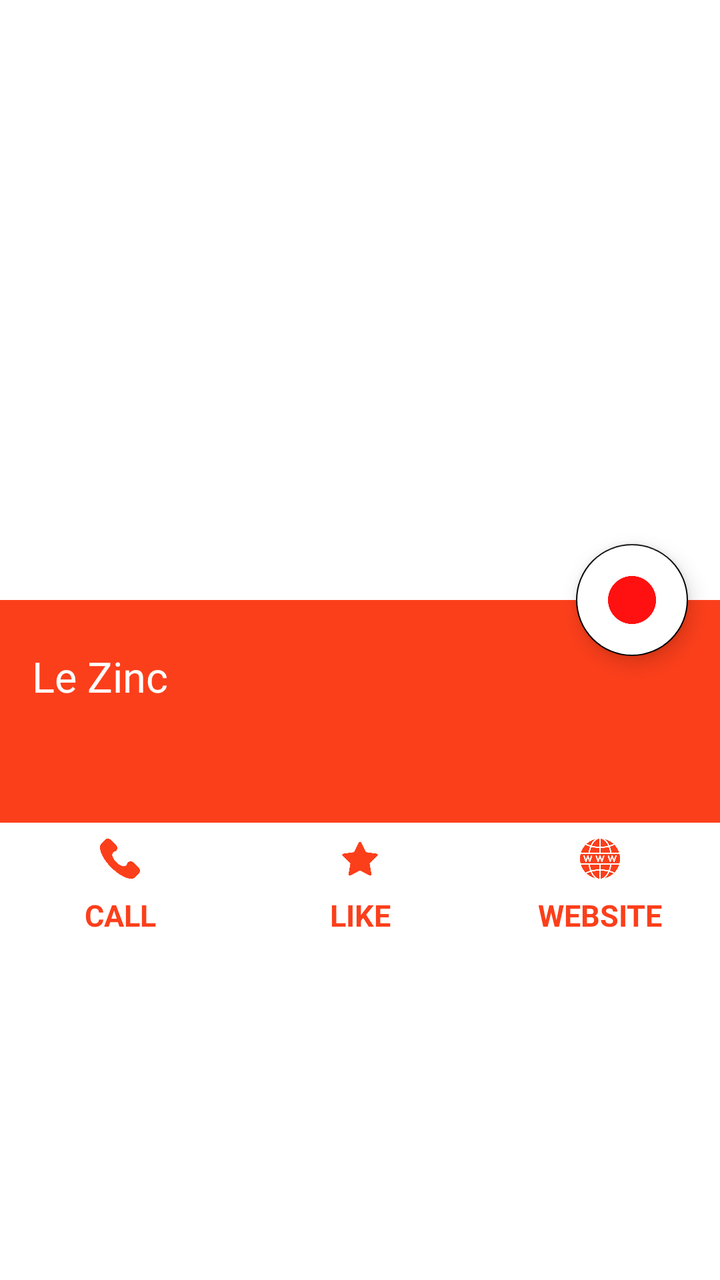
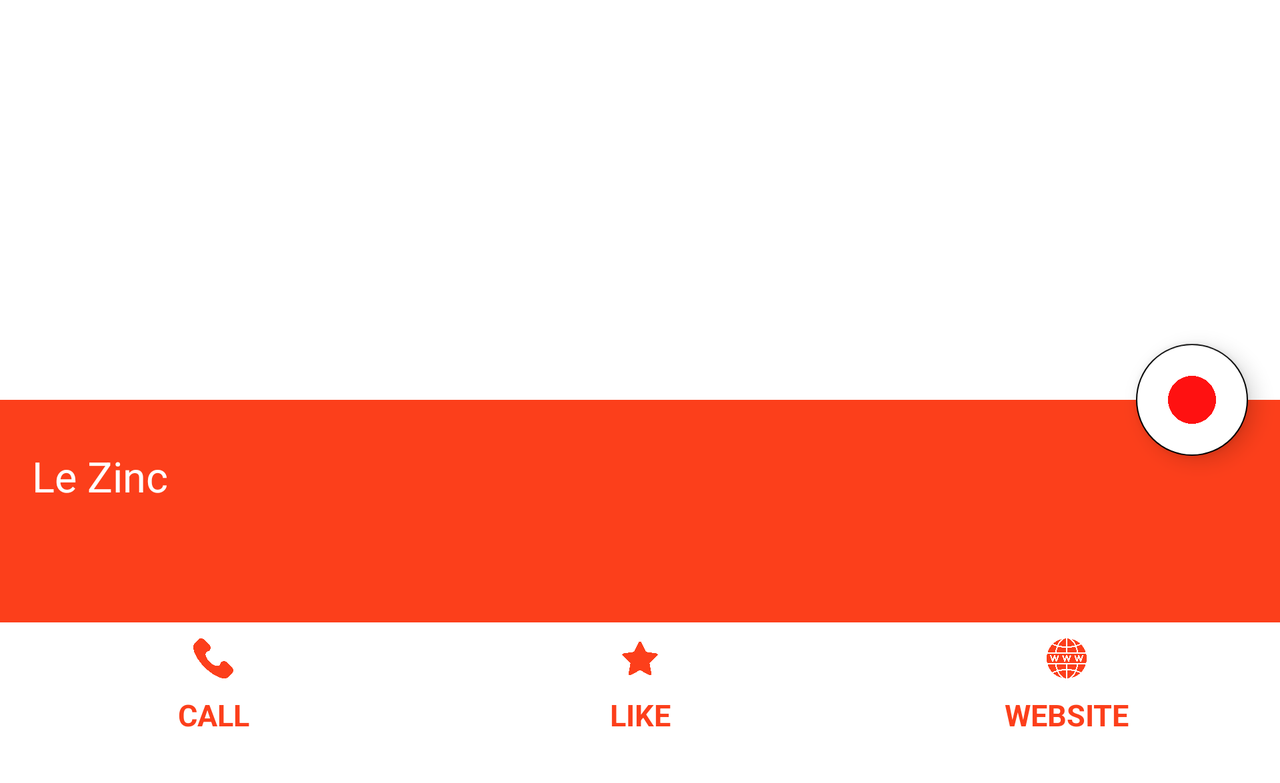

Compare how this app lays out the same screen by default and in its alternative resource folder. The renders come first, then the two layout files and the values they reference.
<!-- AndroidManifest.xml: application theme Theme.OC_Project7 -->
<!-- res/layout/activity_restaurant_details.xml -->
<?xml version="1.0" encoding="utf-8"?>
<androidx.constraintlayout.widget.ConstraintLayout xmlns:android="http://schemas.android.com/apk/res/android"
    xmlns:app="http://schemas.android.com/apk/res-auto"
    xmlns:tools="http://schemas.android.com/tools"
    android:layout_width="match_parent"
    android:layout_height="match_parent"
    tools:context=".ui.restaurants.details.RestaurantDetailsActivity">

    <androidx.appcompat.widget.AppCompatImageView
        android:id="@+id/restaurant_image"
        android:layout_width="match_parent"
        android:layout_height="300dp"
        android:maxHeight="300dp"
        android:scaleType="centerCrop"
        android:src="@drawable/ic_restaurant"
        app:layout_constraintTop_toTopOf="parent" />

    <com.google.android.material.floatingactionbutton.FloatingActionButton
        android:id="@+id/chosen_button"
        android:layout_width="wrap_content"
        android:layout_height="wrap_content"
        android:layout_marginEnd="16dp"
        android:backgroundTint="#fff"
        android:contentDescription="@string/app_name"
        android:src="@drawable/ic_to_select"
        android:tintMode="@color/lightGrey"
        app:layout_constraintBottom_toBottomOf="@+id/restaurant_image"
        app:layout_constraintEnd_toEndOf="parent"
        app:layout_constraintTop_toBottomOf="@+id/restaurant_image"
        app:tint="@color/lightGrey" />

    <androidx.constraintlayout.widget.ConstraintLayout
        android:id="@+id/banner_layout"
        android:layout_width="match_parent"
        android:layout_height="wrap_content"
        android:background="#fc3f1b"
        app:layout_constraintTop_toBottomOf="@+id/restaurant_image">

        <androidx.appcompat.widget.AppCompatTextView
            android:id="@+id/restaurant_name"
            android:layout_width="0dp"
            android:layout_height="wrap_content"
            android:layout_marginStart="16dp"
            android:layout_marginTop="24dp"
            android:textColor="@color/white"
            android:textSize="21sp"
            app:layout_constraintStart_toStartOf="parent"
            app:layout_constraintTop_toTopOf="parent"
            tools:text="Le Zinc" />

        <androidx.appcompat.widget.AppCompatImageView
            android:id="@+id/restaurant_rating_1"
            android:layout_width="20dp"
            android:layout_height="20dp"
            android:layout_marginStart="8dp"
            android:visibility="invisible"
            app:layout_constraintBottom_toBottomOf="@+id/restaurant_name"
            app:layout_constraintStart_toEndOf="@+id/restaurant_name"
            app:srcCompat="@drawable/ic_star" />

        <androidx.appcompat.widget.AppCompatImageView
            android:id="@+id/restaurant_rating_2"
            android:layout_width="20dp"
            android:layout_height="20dp"
            android:layout_marginStart="4dp"
            android:visibility="invisible"
            app:layout_constraintBottom_toBottomOf="@+id/restaurant_name"
            app:layout_constraintStart_toEndOf="@+id/restaurant_rating_1"
            app:srcCompat="@drawable/ic_star" />

        <androidx.appcompat.widget.AppCompatImageView
            android:id="@+id/restaurant_rating_3"
            android:layout_width="20dp"
            android:layout_height="20dp"
            android:layout_marginStart="4dp"
            android:visibility="invisible"
            app:layout_constraintBottom_toBottomOf="@+id/restaurant_name"
            app:layout_constraintStart_toEndOf="@+id/restaurant_rating_2"
            app:srcCompat="@drawable/ic_star" />

        <androidx.appcompat.widget.AppCompatTextView
            android:id="@+id/restaurant_address"
            android:layout_width="0dp"
            android:layout_height="wrap_content"
            android:layout_marginTop="8dp"
            android:layout_marginEnd="8dp"
            android:layout_marginBottom="32dp"
            android:textColor="@color/white"
            android:textSize="14sp"
            app:layout_constraintBottom_toBottomOf="parent"
            app:layout_constraintEnd_toEndOf="parent"
            app:layout_constraintStart_toStartOf="@+id/restaurant_name"
            app:layout_constraintTop_toBottomOf="@+id/restaurant_name" />

    </androidx.constraintlayout.widget.ConstraintLayout>

    <androidx.constraintlayout.widget.ConstraintLayout
        android:id="@+id/call_layout"
        android:layout_width="0dp"
        android:layout_height="wrap_content"
        android:background="@drawable/item_background_selector"
        app:layout_constraintEnd_toStartOf="@+id/like_layout"
        app:layout_constraintStart_toStartOf="parent"
        app:layout_constraintTop_toBottomOf="@+id/banner_layout">

        <androidx.appcompat.widget.AppCompatImageView
            android:id="@+id/call_icon"
            android:layout_width="20dp"
            android:layout_height="20dp"
            android:layout_marginTop="8dp"
            android:clickable="true"
            android:focusable="true"
            app:layout_constraintEnd_toEndOf="parent"
            app:layout_constraintStart_toStartOf="parent"
            app:layout_constraintTop_toTopOf="parent"
            app:srcCompat="@drawable/ic_phone_call" />

        <androidx.appcompat.widget.AppCompatTextView
            android:id="@+id/call_title"
            android:layout_width="0dp"
            android:layout_height="wrap_content"
            android:layout_marginTop="8dp"
            android:layout_marginBottom="8dp"
            android:gravity="center"
            android:text="@string/call"
            android:textAlignment="center"
            android:textColor="@color/orangeSecondary"
            android:textSize="15sp"
            android:textStyle="bold"
            app:layout_constraintBottom_toBottomOf="parent"
            app:layout_constraintEnd_toEndOf="parent"
            app:layout_constraintStart_toStartOf="parent"
            app:layout_constraintTop_toBottomOf="@+id/call_icon" />
    </androidx.constraintlayout.widget.ConstraintLayout>

    <androidx.constraintlayout.widget.ConstraintLayout
        android:id="@+id/like_layout"
        android:layout_width="0dp"
        android:layout_height="wrap_content"
        android:background="@drawable/item_background_selector"
        android:clickable="true"
        android:focusable="true"
        app:layout_constraintEnd_toStartOf="@+id/website_layout"
        app:layout_constraintStart_toEndOf="@+id/call_layout"
        app:layout_constraintTop_toBottomOf="@+id/banner_layout">

        <androidx.appcompat.widget.AppCompatImageView
            android:id="@+id/like_icon"
            android:layout_width="20dp"
            android:layout_height="20dp"
            android:layout_marginTop="8dp"
            app:layout_constraintEnd_toEndOf="parent"
            app:layout_constraintStart_toStartOf="parent"
            app:layout_constraintTop_toTopOf="parent"
            app:srcCompat="@drawable/ic_like" />

        <androidx.appcompat.widget.AppCompatTextView
            android:id="@+id/like_title"
            android:layout_width="0dp"
            android:layout_height="wrap_content"
            android:layout_marginTop="8dp"
            android:layout_marginBottom="8dp"
            android:gravity="center"
            android:text="@string/like"
            android:textAlignment="center"
            android:textColor="@color/orangeSecondary"
            android:textSize="15sp"
            android:textStyle="bold"
            app:layout_constraintBottom_toBottomOf="parent"
            app:layout_constraintEnd_toEndOf="parent"
            app:layout_constraintStart_toStartOf="parent"
            app:layout_constraintTop_toBottomOf="@+id/like_icon" />

    </androidx.constraintlayout.widget.ConstraintLayout>

    <androidx.constraintlayout.widget.ConstraintLayout
        android:id="@+id/website_layout"
        android:layout_width="0dp"
        android:layout_height="wrap_content"
        android:background="@drawable/item_background_selector"
        android:clickable="true"
        android:focusable="true"
        app:layout_constraintEnd_toEndOf="parent"
        app:layout_constraintStart_toEndOf="@+id/like_layout"
        app:layout_constraintTop_toBottomOf="@+id/banner_layout">

        <androidx.appcompat.widget.AppCompatImageView
            android:id="@+id/website_icon"
            android:layout_width="20dp"
            android:layout_height="20dp"
            android:layout_marginTop="8dp"
            app:layout_constraintEnd_toEndOf="parent"
            app:layout_constraintStart_toStartOf="parent"
            app:layout_constraintTop_toTopOf="parent"
            app:srcCompat="@drawable/ic_website" />

        <androidx.appcompat.widget.AppCompatTextView
            android:id="@+id/website_title"
            android:layout_width="0dp"
            android:layout_height="wrap_content"
            android:layout_marginTop="8dp"
            android:layout_marginBottom="8dp"
            android:gravity="center"
            android:text="@string/website"
            android:textAlignment="center"
            android:textColor="@color/orangeSecondary"
            android:textSize="15sp"
            android:textStyle="bold"
            app:layout_constraintBottom_toBottomOf="parent"
            app:layout_constraintEnd_toEndOf="parent"
            app:layout_constraintStart_toStartOf="parent"
            app:layout_constraintTop_toBottomOf="@+id/website_icon" />

    </androidx.constraintlayout.widget.ConstraintLayout>

    <androidx.recyclerview.widget.RecyclerView
        android:id="@+id/workmates_recycler_view"
        android:layout_width="match_parent"
        android:layout_height="0dp"
        android:layout_marginTop="16dp"
        app:layout_constraintBottom_toBottomOf="parent"
        app:layout_constraintTop_toBottomOf="@+id/call_layout"
        tools:listitem="@layout/item_workmate" />

</androidx.constraintlayout.widget.ConstraintLayout>
<!-- resources referenced by this layout -->
<resources>
  <color name="lightGrey">#b4b4b4</color>
  <color name="orangeSecondary">#fc3f1b</color>
  <color name="white">#FFFFFFFF</color>
  <!-- drawable ic_like (drawable) -->
  <vector android:height="25dp" android:viewportHeight="32"
      android:viewportWidth="32" android:width="25dp" xmlns:android="http://schemas.android.com/apk/res/android">
      <path android:fillColor="@color/orangeSecondary" android:pathData="m29.911,13.75 l-6.229,6.072 1.471,8.576c0.064,0.375 -0.09,0.754 -0.398,0.978 -0.174,0.127 -0.381,0.191 -0.588,0.191 -0.159,0 -0.319,-0.038 -0.465,-0.115l-7.702,-4.049 -7.701,4.048c-0.336,0.178 -0.745,0.149 -1.053,-0.076 -0.308,-0.224 -0.462,-0.603 -0.398,-0.978l1.471,-8.576 -6.23,-6.071c-0.272,-0.266 -0.371,-0.664 -0.253,-1.025s0.431,-0.626 0.808,-0.681l8.609,-1.25 3.85,-7.802c0.337,-0.683 1.457,-0.683 1.794,0l3.85,7.802 8.609,1.25c0.377,0.055 0.69,0.319 0.808,0.681s0.019,0.758 -0.253,1.025z"/>
  </vector>
  <!-- drawable ic_phone_call (drawable) -->
  <vector android:height="25dp" android:viewportHeight="513.64"
      android:viewportWidth="513.64" android:width="25dp" xmlns:android="http://schemas.android.com/apk/res/android">
      <path android:fillColor="@color/orangeSecondary" android:pathData="M499.66,376.96l-71.68,-71.68c-25.6,-25.6 -69.12,-15.359 -79.36,17.92c-7.68,23.041 -33.28,35.841 -56.32,30.72c-51.2,-12.8 -120.32,-79.36 -133.12,-133.12c-7.68,-23.041 7.68,-48.641 30.72,-56.32c33.28,-10.24 43.52,-53.76 17.92,-79.36l-71.68,-71.68c-20.48,-17.92 -51.2,-17.92 -69.12,0l-48.64,48.64c-48.64,51.2 5.12,186.88 125.44,307.2c120.32,120.32 256,176.641 307.2,125.44l48.64,-48.64C517.581,425.6 517.581,394.88 499.66,376.96z"/>
  </vector>
  <!-- drawable ic_to_select (drawable) -->
  <vector android:height="25dp" android:viewportHeight="512"
      android:viewportWidth="512" android:width="25dp" xmlns:android="http://schemas.android.com/apk/res/android">
      <path android:fillColor="#f11" android:fillType="evenOdd" android:pathData="m256,0c-141.2,0 -256,114.8 -256,256s114.8,256 256,256 256,-114.8 256,-256 -114.8,-256 -256,-256z"/>
  </vector>
  <string name="app_name">Go4Lunch</string>
  <string name="call">CALL</string>
  <string name="like">LIKE</string>
  <string name="website">WEBSITE</string>
  <style name="Theme.OC_Project7" parent="Theme.MaterialComponents.DayNight.NoActionBar">
          
          <item name="colorPrimary">@color/orange</item>
          <item name="colorPrimaryVariant">@color/orangeDark</item>
          <item name="colorOnPrimary">@color/white</item>
          
          <item name="colorSecondary">@color/black</item>
          <item name="colorSecondaryVariant">@color/black</item>
          <item name="colorOnSecondary">@color/black</item>
          <item name="android:textColorSecondary">@color/white</item>
          
          <item name="android:statusBarColor">?attr/colorPrimaryVariant</item>
          
      </style>
  <color name="orange">#ff5722</color>
  <color name="orangeDark">#c41c00</color>
  <color name="black">#FF000000</color>
  <!-- some entries are left out for length -->
</resources>
<!-- res/layout-land/activity_restaurant_details.xml (the repository's variant of the layout above) -->
<!-- drawn on the phone turned sideways -->
<?xml version="1.0" encoding="utf-8"?>
<ScrollView xmlns:android="http://schemas.android.com/apk/res/android"
    xmlns:app="http://schemas.android.com/apk/res-auto"
    xmlns:tools="http://schemas.android.com/tools"
    android:layout_width="match_parent"
    android:layout_height="match_parent">

    <androidx.constraintlayout.widget.ConstraintLayout
        android:layout_width="match_parent"
        android:layout_height="wrap_content"
        tools:context=".ui.restaurants.details.RestaurantDetailsActivity">

        <androidx.appcompat.widget.AppCompatImageView
            android:id="@+id/restaurant_image"
            android:layout_width="match_parent"
            android:layout_height="200dp"
            android:maxHeight="200dp"
            android:scaleType="centerCrop"
            android:src="@drawable/ic_restaurant"
            app:layout_constraintTop_toTopOf="parent" />

        <com.google.android.material.floatingactionbutton.FloatingActionButton
            android:id="@+id/chosen_button"
            android:layout_width="wrap_content"
            android:layout_height="wrap_content"
            android:layout_marginEnd="16dp"
            android:backgroundTint="#fff"
            android:contentDescription="@string/app_name"
            android:src="@drawable/ic_to_select"
            android:tintMode="@color/lightGrey"
            app:layout_constraintBottom_toBottomOf="@+id/restaurant_image"
            app:layout_constraintEnd_toEndOf="parent"
            app:layout_constraintTop_toBottomOf="@+id/restaurant_image"
            app:tint="@color/lightGrey" />

        <androidx.constraintlayout.widget.ConstraintLayout
            android:id="@+id/banner_layout"
            android:layout_width="match_parent"
            android:layout_height="wrap_content"
            android:background="#fc3f1b"
            app:layout_constraintTop_toBottomOf="@+id/restaurant_image">

            <androidx.appcompat.widget.AppCompatTextView
                android:id="@+id/restaurant_name"
                android:layout_width="0dp"
                android:layout_height="wrap_content"
                android:layout_marginStart="16dp"
                android:layout_marginTop="24dp"
                android:textColor="@color/white"
                android:textSize="21sp"
                app:layout_constraintStart_toStartOf="parent"
                app:layout_constraintTop_toTopOf="parent"
                tools:text="Le Zinc" />

            <androidx.appcompat.widget.AppCompatImageView
                android:id="@+id/restaurant_rating_1"
                android:layout_width="20dp"
                android:layout_height="20dp"
                android:layout_marginStart="8dp"
                android:visibility="invisible"
                app:layout_constraintBottom_toBottomOf="@+id/restaurant_name"
                app:layout_constraintStart_toEndOf="@+id/restaurant_name"
                app:srcCompat="@drawable/ic_star" />

            <androidx.appcompat.widget.AppCompatImageView
                android:id="@+id/restaurant_rating_2"
                android:layout_width="20dp"
                android:layout_height="20dp"
                android:layout_marginStart="4dp"
                android:visibility="invisible"
                app:layout_constraintBottom_toBottomOf="@+id/restaurant_name"
                app:layout_constraintStart_toEndOf="@+id/restaurant_rating_1"
                app:srcCompat="@drawable/ic_star" />

            <androidx.appcompat.widget.AppCompatImageView
                android:id="@+id/restaurant_rating_3"
                android:layout_width="20dp"
                android:layout_height="20dp"
                android:layout_marginStart="4dp"
                android:visibility="invisible"
                app:layout_constraintBottom_toBottomOf="@+id/restaurant_name"
                app:layout_constraintStart_toEndOf="@+id/restaurant_rating_2"
                app:srcCompat="@drawable/ic_star" />

            <androidx.appcompat.widget.AppCompatTextView
                android:id="@+id/restaurant_address"
                android:layout_width="0dp"
                android:layout_height="wrap_content"
                android:layout_marginTop="8dp"
                android:layout_marginEnd="8dp"
                android:layout_marginBottom="32dp"
                android:textColor="@color/white"
                android:textSize="14sp"
                app:layout_constraintBottom_toBottomOf="parent"
                app:layout_constraintEnd_toEndOf="parent"
                app:layout_constraintStart_toStartOf="@+id/restaurant_name"
                app:layout_constraintTop_toBottomOf="@+id/restaurant_name" />

        </androidx.constraintlayout.widget.ConstraintLayout>

        <androidx.constraintlayout.widget.ConstraintLayout
            android:id="@+id/call_layout"
            android:layout_width="0dp"
            android:layout_height="wrap_content"
            android:background="@drawable/item_background_selector"
            app:layout_constraintEnd_toStartOf="@+id/like_layout"
            app:layout_constraintStart_toStartOf="parent"
            app:layout_constraintTop_toBottomOf="@+id/banner_layout">

            <androidx.appcompat.widget.AppCompatImageView
                android:id="@+id/call_icon"
                android:layout_width="20dp"
                android:layout_height="20dp"
                android:layout_marginTop="8dp"
                android:clickable="true"
                android:focusable="true"
                app:layout_constraintEnd_toEndOf="parent"
                app:layout_constraintStart_toStartOf="parent"
                app:layout_constraintTop_toTopOf="parent"
                app:srcCompat="@drawable/ic_phone_call" />

            <androidx.appcompat.widget.AppCompatTextView
                android:id="@+id/call_title"
                android:layout_width="0dp"
                android:layout_height="wrap_content"
                android:layout_marginTop="8dp"
                android:layout_marginBottom="8dp"
                android:gravity="center"
                android:text="@string/call"
                android:textAlignment="center"
                android:textColor="@color/orangeSecondary"
                android:textSize="15sp"
                android:textStyle="bold"
                app:layout_constraintBottom_toBottomOf="parent"
                app:layout_constraintEnd_toEndOf="parent"
                app:layout_constraintStart_toStartOf="parent"
                app:layout_constraintTop_toBottomOf="@+id/call_icon" />
        </androidx.constraintlayout.widget.ConstraintLayout>

        <androidx.constraintlayout.widget.ConstraintLayout
            android:id="@+id/like_layout"
            android:layout_width="0dp"
            android:layout_height="wrap_content"
            android:background="@drawable/item_background_selector"
            android:clickable="true"
            android:focusable="true"
            app:layout_constraintEnd_toStartOf="@+id/website_layout"
            app:layout_constraintStart_toEndOf="@+id/call_layout"
            app:layout_constraintTop_toBottomOf="@+id/banner_layout">

            <androidx.appcompat.widget.AppCompatImageView
                android:id="@+id/like_icon"
                android:layout_width="20dp"
                android:layout_height="20dp"
                android:layout_marginTop="8dp"
                app:layout_constraintEnd_toEndOf="parent"
                app:layout_constraintStart_toStartOf="parent"
                app:layout_constraintTop_toTopOf="parent"
                app:srcCompat="@drawable/ic_like" />

            <androidx.appcompat.widget.AppCompatTextView
                android:id="@+id/like_title"
                android:layout_width="0dp"
                android:layout_height="wrap_content"
                android:layout_marginTop="8dp"
                android:layout_marginBottom="8dp"
                android:gravity="center"
                android:text="@string/like"
                android:textAlignment="center"
                android:textColor="@color/orangeSecondary"
                android:textSize="15sp"
                android:textStyle="bold"
                app:layout_constraintBottom_toBottomOf="parent"
                app:layout_constraintEnd_toEndOf="parent"
                app:layout_constraintStart_toStartOf="parent"
                app:layout_constraintTop_toBottomOf="@+id/like_icon" />

        </androidx.constraintlayout.widget.ConstraintLayout>

        <androidx.constraintlayout.widget.ConstraintLayout
            android:id="@+id/website_layout"
            android:layout_width="0dp"
            android:layout_height="wrap_content"
            android:background="@drawable/item_background_selector"
            android:clickable="true"
            android:focusable="true"
            app:layout_constraintEnd_toEndOf="parent"
            app:layout_constraintStart_toEndOf="@+id/like_layout"
            app:layout_constraintTop_toBottomOf="@+id/banner_layout">

            <androidx.appcompat.widget.AppCompatImageView
                android:id="@+id/website_icon"
                android:layout_width="20dp"
                android:layout_height="20dp"
                android:layout_marginTop="8dp"
                app:layout_constraintEnd_toEndOf="parent"
                app:layout_constraintStart_toStartOf="parent"
                app:layout_constraintTop_toTopOf="parent"
                app:srcCompat="@drawable/ic_website" />

            <androidx.appcompat.widget.AppCompatTextView
                android:id="@+id/website_title"
                android:layout_width="0dp"
                android:layout_height="wrap_content"
                android:layout_marginTop="8dp"
                android:layout_marginBottom="8dp"
                android:gravity="center"
                android:text="@string/website"
                android:textAlignment="center"
                android:textColor="@color/orangeSecondary"
                android:textSize="15sp"
                android:textStyle="bold"
                app:layout_constraintBottom_toBottomOf="parent"
                app:layout_constraintEnd_toEndOf="parent"
                app:layout_constraintStart_toStartOf="parent"
                app:layout_constraintTop_toBottomOf="@+id/website_icon" />

        </androidx.constraintlayout.widget.ConstraintLayout>

        <androidx.recyclerview.widget.RecyclerView
            android:id="@+id/workmates_recycler_view"
            android:layout_width="match_parent"
            android:layout_height="wrap_content"
            android:layout_marginTop="16dp"
            app:layout_constraintBottom_toBottomOf="parent"
            app:layout_constraintTop_toBottomOf="@+id/call_layout"
            tools:listitem="@layout/item_workmate" />

    </androidx.constraintlayout.widget.ConstraintLayout>
</ScrollView>
